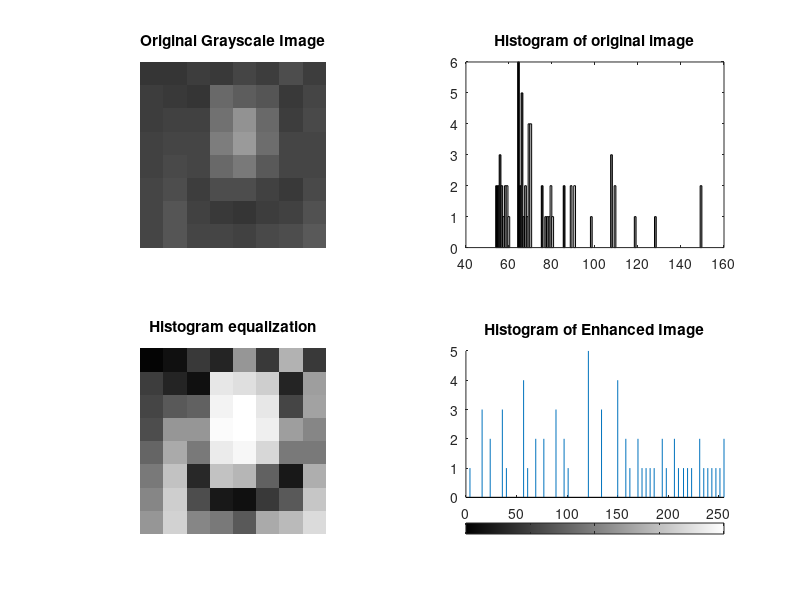

Write MATLAB code to recreate this figure.
clc; clear; close all;

Img = [52 55 61 59 70 61 76 61; 62 59 55 104 94 85 59 71; 63 65 66 113 144 104 63 72; 64 70 70 126 154 109 71 69; 67 73 68 106 122 88 68 68; 68 79 60 79 77 66 58 75; 69 85 64 58 55 61 65 83; 70 87 69 68 65 73 78 90];
total_pixels = size(Img,1)*size(Img,2);

subplot(2,2,1);
imshow(Img/255);
title('Original Grayscale Image');

Img_hist = uint8(zeros(size(Img,1),size(Img,2)));
freq = zeros(256,1); %occurence of each pixel
probf = zeros(256,1); %probability
probc = zeros(256,1);
cummulative = zeros(256,1);
output = zeros(256,1);
n=1:256;

for i = 1:size(Img,1)
    for j = 1:size(Img,2)
        value = Img(i,j);
        freq(value+1) = freq(value+1)+1;
        probf(value+1) = freq(value+1)/total_pixels;
    end
end

subplot(2,2,2);
hist(Img);
title('Histogram of original image');


sum = 0;
max_val = 255;

%CDF
for i = 1:size(probf)
   sum = sum+freq(i);
   cummulative(i) = sum;
   probc(i) = cummulative(i)/total_pixels;
   output(i) = round(probc(i)*max_val);
end
z = 1;
for i = 1:size(cummulative)
   if cummulative(i)>0
       filtered(z) = cummulative(i);
       z = z+1;
   end
end

minimum = min(filtered);
maximum = max(filtered);



for i = 1:size(Img,1)
    for j = 1:size(Img,2)
            Img_hist(i,j) = round(cummulative(Img(i,j)+1)*255/63);
    end
end

subplot(2,2,3);
imshow(Img_hist);
title('Histogram equalization');

subplot(2,2,4);
imhist(Img_hist);
title('Histogram of Enhanced Image');
